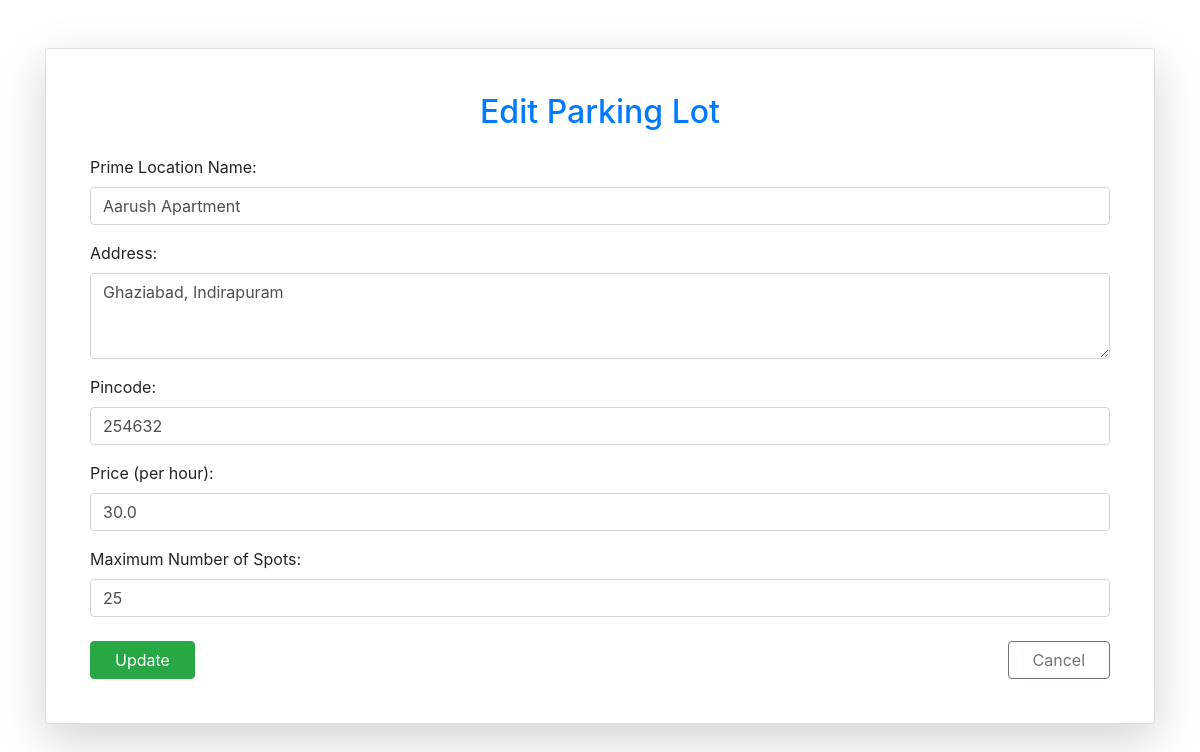
The app's page /admin/parking_lot/2/update (signed in) with its own data.
### app.py (models this page shows)
class Parking_Lot(db.Model):
    __tablename__='parking_lot'
    id = db.Column(db.Integer, primary_key=True)
    prime_location_name = db.Column(db.String(200), nullable = False)
    price = db.Column(db.Float, nullable = False)
    address = db.Column(db.String(200), nullable = False)
    pincode = db.Column(db.Integer, nullable = False)
    maximum_no_of_spots = db.Column(db.Integer, nullable = False)
    spots = db.relationship('Parking_Spot', backref = 'parkinglot',lazy = True, cascade="all, delete-orphan")

### app.py (the view, shortened to what this page needs)
@app.route("/admin/parking_lot/<int:lot_id>/update", methods=["GET", "POST"])
@login_required
def update_parking_lot(lot_id):
    if not current_user.is_admin:
        flash("You are not allowed to update.")
        return redirect('login')
    lot = Parking_Lot.query.get(lot_id)
    return render_template('update_parking_lot.html', lot = lot)

### app.py (called while the page is built)
@login_manager.user_loader
def load_user(user_id):
    return User.query.get(int(user_id))

### templates/update_parking_lot.html (shortened to what this page needs)
{% extends "layout.html" %}
{% block content %}
<div class="container mt-5">
    <div class="card shadow-lg p-4 rounded-4">
        <div class="card-body">
            <h2 class="mb-4 text-center text-primary">Edit Parking Lot</h2>
            <form method="POST">
                <div class="mb-3">
                    <label for="location" class="form-label">Prime Location Name:</label>
                    <input type="text" class="form-control" id="location" name="location" value="{{ lot.prime_location_name }}" required>
                </div>
                <div class="mb-3">
                    <label for="address" class="form-label">Address:</label>
                    <textarea class="form-control" name="address" id="address" rows="3" required>{{ lot.address }}</textarea>
                </div>
                <div class="mb-3">
                    <label for="pincode" class="form-label">Pincode:</label>
                    <input type="number" class="form-control" id="pincode" name="pincode" value="{{ lot.pincode }}" required>
                </div>
                <div class="mb-3">
                    <label for="price" class="form-label">Price (per hour):</label>
                    <input type="number" class="form-control" id="price" name="price" value="{{ lot.price }}" required>
                </div>
                <div class="mb-4">
                    <label for="spots" class="form-label">Maximum Number of Spots:</label>
                    <input type="number" class="form-control" id="spots" name="spots" value="{{ lot.maximum_no_of_spots }}" required>
                </div>
                <div class="d-flex justify-content-between">
                    <button type="submit" class="btn btn-success px-4">Update</button>
                    <a href="/admin/dashboard" class="btn btn-outline-secondary px-4">Cancel</a>
                </div>
            </form>
        </div>
    </div>
</div>
{% endblock %}

### records on screen
Parking_Lot: location "Aarush Apartment", address "Ghaziabad, Indirapuram", pincode "254632", price "30.0", spots "25"
